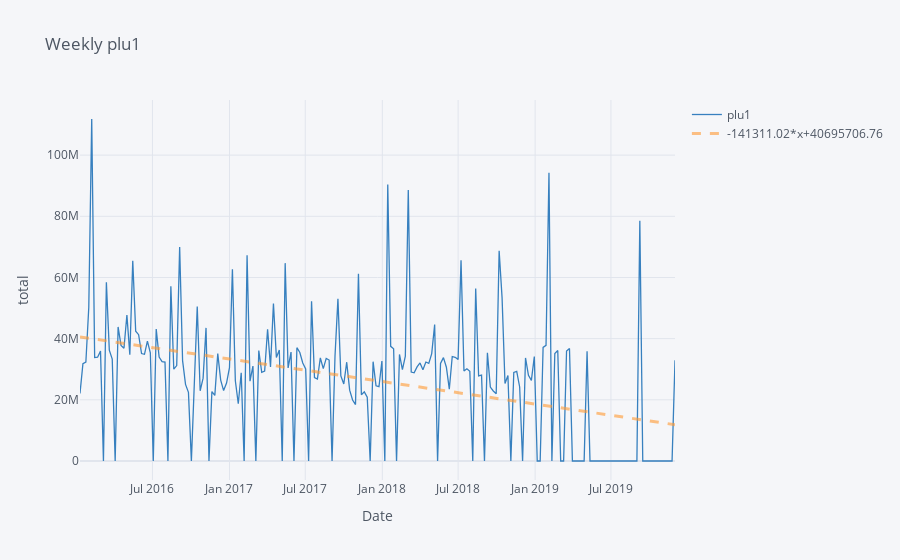

The notebook cell saved with this chart:
### Code cell
pri_w = df_product_a[['plu1','date_w']].set_index('date_w').resample('W').sum()
price_month=pri_w.iplot(kind='line', xTitle='Date', yTitle='total', title='Weekly plu1',color='blue', bestfit = True)

### Figure 1 — Plotly figure (JSON) as saved in the notebook; plotly's stock layout.template omitted (floating-point values rounded to 4 significant figures; data arrays with more than 128 entries replaced by an {"elided": "..."} marker saying what was removed)
{"data": [{"line": {"color": "rgba(55, 128, 191, 1.0)", "dash": "solid", "shape": "linear", "width": 1.3}, "mode": "lines", "name": "plu1", "text": "", "type": "scatter", "x": {"elided": "204 str values"}, "y": {"elided": "204 float values"}}, {"line": {"color": "rgba(255, 153, 51, 0.6)", "dash": "dash", "shape": "linear", "width": 3}, "mode": "lines", "name": "-141311.02*x+40695706.76", "type": "scatter", "x": {"elided": "204 str values"}, "y": {"elided": "204 float values"}}], "layout": {"legend": {"bgcolor": "#F5F6F9", "font": {"color": "#4D5663"}}, "paper_bgcolor": "#F5F6F9", "plot_bgcolor": "#F5F6F9", "title": {"font": {"color": "#4D5663"}, "text": "Weekly plu1"}, "xaxis": {"gridcolor": "#E1E5ED", "showgrid": true, "tickfont": {"color": "#4D5663"}, "title": {"font": {"color": "#4D5663"}, "text": "Date"}, "zerolinecolor": "#E1E5ED"}, "yaxis": {"gridcolor": "#E1E5ED", "showgrid": true, "tickfont": {"color": "#4D5663"}, "title": {"font": {"color": "#4D5663"}, "text": "total"}, "zerolinecolor": "#E1E5ED"}}}
